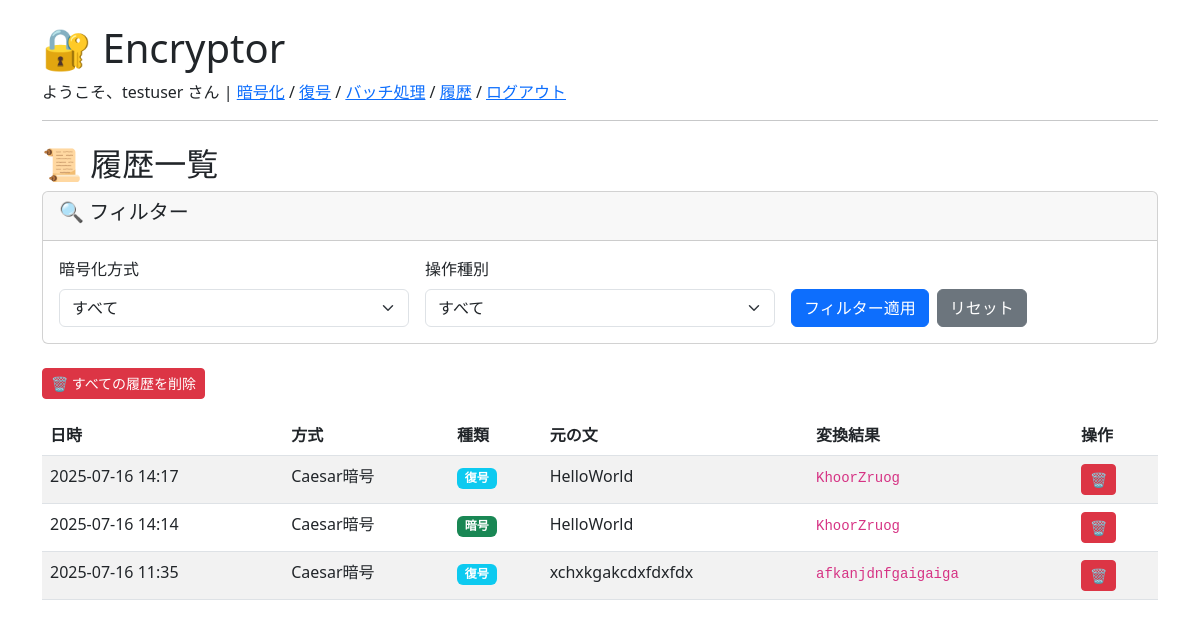
Before: /history/ (signed in) with the older database file.
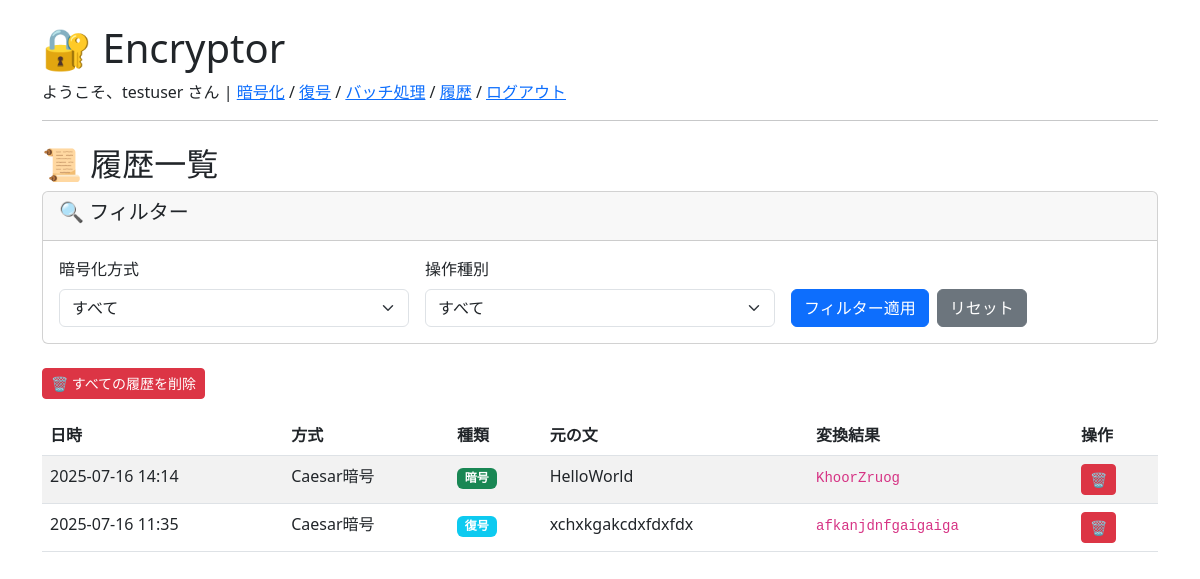
After: the same page with the newer database file.
### crypto/models.py (models this page shows, shortened)
class CryptoLog(models.Model):
    ENCRYPTION_METHODS = [
        ('caesar', 'Caesar暗号'),           # シーザー暗号（文字をずらす）
        ('base64', 'Base64'),              # Base64エンコード
        ('random_substitution', 'ランダム置換暗号'),  # ランダムな文字置換
        ('morse', 'モールス信号風'),         # モールス信号形式
        ('rot13', 'ROT13暗号'),            # ROT13エンコード
        ('atbash', 'Atbash暗号'),          # Atbash暗号（アルファベット逆順）
        ('vigenere', 'Vigenère暗号'),      # ヴィジュネル暗号（鍵付き）
        ('number', '数字置換暗号'),         # 数字による文字置換
        ('binary', 'Binary暗号'),          # 二進数表現
    ]
    user = models.ForeignKey(User, on_delete=models.CASCADE)
    original_text = models.TextField()
    encrypted_text = models.TextField()
    method = models.CharField(max_length=20, choices=ENCRYPTION_METHODS)
    is_decryption = models.BooleanField(default=False)
    created_at = models.DateTimeField(auto_now_add=True)

### crypto/views.py (the view)
# urls.py: path('history/', views.history_view, name='history'),
@login_required
def history_view(request):
    logs = CryptoLog.objects.filter(user=request.user)
    method_filter = request.GET.get('method', '')
    operation_filter = request.GET.get('operation', '')
    if method_filter:
        logs = logs.filter(method=method_filter)
    if operation_filter:
        if operation_filter == 'encrypt':
            logs = logs.filter(is_decryption=False)
        elif operation_filter == 'decrypt':
            logs = logs.filter(is_decryption=True)
    logs = logs.order_by('-created_at')
    method_choices = CryptoLog.ENCRYPTION_METHODS
    return render(request, 'crypto/history.html', {
        'logs': logs,
        'method_choices': method_choices,
        'current_method': method_filter,
        'current_operation': operation_filter,
    })

### crypto/templates/crypto/history.html (shortened to what this page needs)
{% extends 'base.html' %}
{% block content %}
<h2>📜 履歴一覧</h2>
<div class="card mb-4">
    <div class="card-header">
        <h5>🔍 フィルター</h5>
    </div>
    <div class="card-body">
        <form method="get" class="row g-3">
            <div class="col-md-4">
                <label for="method" class="form-label">暗号化方式</label>
                <select name="method" id="method" class="form-select">
                    <option value="">すべて</option>
                </select>
            </div>
            <div class="col-md-4">
                <label for="operation" class="form-label">操作種別</label>
                <select name="operation" id="operation" class="form-select">
                    <option value="">すべて</option>
                </select>
            </div>
            <div class="col-md-4 d-flex align-items-end">
                <button type="submit" class="btn btn-primary me-2">フィルター適用</button>
                <a href="{% url 'history' %}" class="btn btn-secondary">リセット</a>
            </div>
        </form>
    </div>
</div>
{% if logs %}
    <div class="mb-3">
        <button type="button" class="btn btn-danger btn-sm" data-bs-toggle="modal" data-bs-target="#clearAllModal">
            🗑️ すべての履歴を削除
        </button>
    </div>
{% endif %}
{% if logs %}
    <div class="table-responsive">
        <table class="table table-striped">
            <thead>
                <tr>
                    <th>日時</th>
                    <th>方式</th>
                    <th>種類</th>
                    <th>元の文</th>
                    <th>変換結果</th>
                    <th>操作</th>
                </tr>
            </thead>
            <tbody>
                {% for log in logs %}
                    <tr>
                        <td>{{ log.created_at|date:"Y-m-d H:i" }}</td>
                        <td>{{ log.get_method_display }}</td>
                        <td>
                            {% if log.is_decryption %}
                                <span class="badge bg-info">復号</span>
                            {% else %}
                                <span class="badge bg-success">暗号</span>
                            {% endif %}
                        </td>
                        <td>
                            <div style="max-width: 200px; overflow: hidden; text-overflow: ellipsis; white-space: nowrap;">
                                {{ log.original_text }}
                            </div>
                        </td>
                        <td>
                            <div style="max-width: 200px; overflow: hidden; text-overflow: ellipsis; white-space: nowrap;">
                                <code>{{ log.encrypted_text }}</code>
                            </div>
                        </td>
                        <td>
                            <button type="button" class="btn btn-danger btn-sm"
                                    onclick="confirmDelete({{ log.id }}, '{{ log.get_method_display|escapejs }}')">
                                🗑️
                            </button>
                        </td>
                    </tr>
                {% endfor %}
            </tbody>
        </table>
    </div>
{% endif %}
{% endblock %}

Changed rows visible on the page:
removed CryptoLog: created_at "2025-07-16 14:17", method "Caesar暗号", is_decryption "復号", original_text "HelloWorld", encrypted_text "KhoorZruog"
